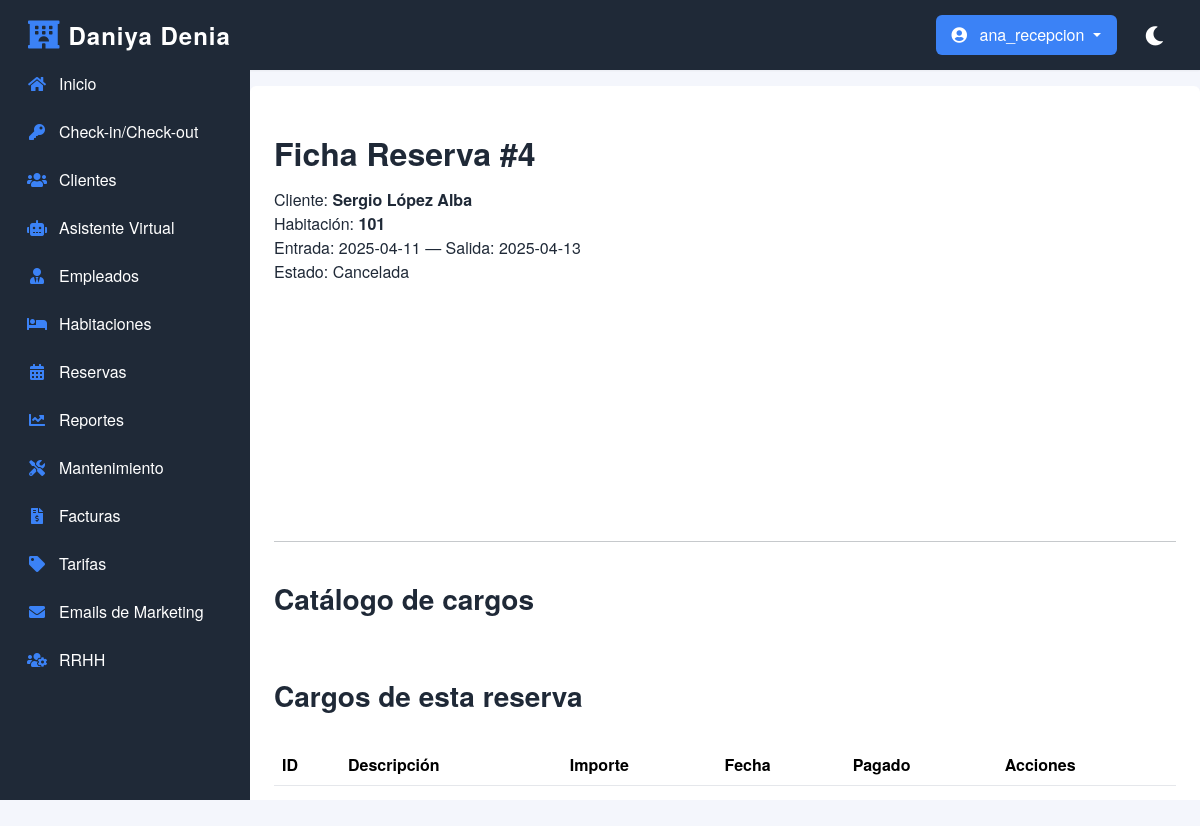
/public/cliente_detalle.php?id_reserva=4 (signed in), run on the app's committed database.
### tables this page shows
CREATE TABLE `reservas` (
  `id_reserva` int(11) NOT NULL,
  `id_cliente` int(11) NOT NULL,
  `id_habitacion` int(11) NOT NULL,
  `fecha_entrada` date NOT NULL,
  `fecha_salida` date NOT NULL,
  `estado_reserva` varchar(50) NOT NULL,
  `total` decimal(10,2) DEFAULT NULL
);

CREATE TABLE `clientes` (
  `id_cliente` int(11) NOT NULL,
  `nombre` varchar(100) NOT NULL,
  `apellidos` varchar(100) NOT NULL,
  `dni` varchar(50) NOT NULL,
  `email` varchar(100) DEFAULT NULL,
  `telefono` varchar(50) DEFAULT NULL,
  `direccion` varchar(200) DEFAULT NULL,
  `activo` tinyint(1) NOT NULL DEFAULT 1,
  `estado_funnel` varchar(50) DEFAULT 'Nuevo'
);

CREATE TABLE `habitaciones` (
  `id_habitacion` int(11) NOT NULL,
  `numero_habitacion` varchar(10) NOT NULL,
  `tipo_habitacion` varchar(50) NOT NULL,
  `capacidad` int(11) NOT NULL,
  `piso` int(11) NOT NULL,
  `estado` varchar(50) NOT NULL
);

### public/cliente_detalle.php (the view, shortened to what this page needs)
<?php
$id_reserva = intval($_GET['id_reserva'] ?? 0);
$pdo   = Database::getInstance()->getConnection();
$stmt = $pdo->prepare("
  SELECT r.*, c.nombre AS nombre_cliente, c.apellidos AS apellidos_cliente, h.numero_habitacion
    FROM reservas r
    JOIN clientes c ON r.id_cliente = c.id_cliente
    JOIN habitaciones h ON r.id_habitacion = h.id_habitacion
   WHERE r.id_reserva = :id
");
$stmt->execute([':id' => $id_reserva]);
$reserva = $stmt->fetch(PDO::FETCH_ASSOC);
?>
<!DOCTYPE html>
<html lang="es">
<head>
    <link href="https://cdn.jsdelivr.net/npm/bootstrap@5.3.1/dist/css/bootstrap.min.css" rel="stylesheet">
    <link rel="stylesheet" href="css/style.css">
</head>
<body>
    <?php include __DIR__ . '/../partials/navbar.php'; ?>
    <div class="d-flex" style="margin-top:1rem;">
        <?php include __DIR__ . '/../partials/sidebar.php'; ?>
        <div class="main-content p-4 w-100">
            <h2>Ficha Reserva #<?= $reserva['id_reserva'] ?></h2>
            <p>
                Cliente: <strong><?= htmlspecialchars($reserva['nombre_cliente'] . ' ' . $reserva['apellidos_cliente']) ?></strong><br>
                Habitación: <strong><?= htmlspecialchars($reserva['numero_habitacion']) ?></strong><br>
                Entrada: <?= $reserva['fecha_entrada'] ?> — Salida: <?= $reserva['fecha_salida'] ?><br>
                Estado: <?= $reserva['estado_reserva'] ?>
            </p>
            <hr>
            <h3>Catálogo de cargos</h3>
            <h3>Cargos de esta reserva</h3>
            <table class="table">
                <thead>
                    <tr>
                        <th>ID</th>
                        <th>Descripción</th>
                        <th>Importe</th>
                        <th>Fecha</th>
                        <th>Pagado</th>
                        <th>Acciones</th>
                    </tr>
                </thead>
            </table>
        </div>
    </div>
</body>
</html>

### public/css/style.css (style rules this page uses)
* { margin: 0; padding: 0; box-sizing: border-box; }
html, body { height: 100%; overflow: hidden; }
.d-flex { height: calc(100% - 60px); }
.main-content { margin-left: 250px; padding: 0; height: calc(100vh - 60px); overflow: hidden; position: relative; display: grid; grid-template-rows: auto 1fr; background: var(--bg-main); }
body { font-family: var(--font-family); font-size: var(--body-font-size); background-color: var(--bg-main); color: var(--text-primary); transition: background-color var(--transition-speed), color var(--transition-speed); }
.main-content { flex: 1; background-color: var(--bg-card); border-radius: var(--border-radius); box-shadow: var(--shadow-sm); }
table { width: 100%; border-collapse: collapse; margin-top: 1rem; color: var(--text-primary); }
th, td { text-align: left; padding: 0.75rem; border-bottom: 1px solid var(--border-color); }
th { background-color: var(--bg-main); font-weight: 600; color: var(--text-secondary); }
.table td, .table th { vertical-align: middle; }

### public/css/themes.css (style rules this page uses)
:root { --primary-color: #3b82f6; --primary-hover: #2563eb; --primary-light: #93c5fd; --bg-main: #f4f6fc; --bg-card: #ffffff; --bg-sidebar: #1f2937; --bg-sidebar-hover: #374151; --text-primary: #1f2937; --text-secondary: #4b5563; --text-muted: #6b7280; --text-light: #ffffff; --border-color: #e5e7eb; --shadow-sm: 0 1px 2px rgba(0, 0, 0, 0.05); --shadow-md: 0 4px 6px -1px rgba(0, 0, 0, 0.1); --success-color: #10b981; --warning-color: #f59e0b; --danger-color: #ef4444; --info-color: #3b82f6; --transition-speed: 0.2s; --font-family: "Helvetica Neue", Arial, sans-serif; --body-font-size: 16px; --heading-font-weight: 600; --heading-margin: 1.5rem 0 1rem; --border-radius: 6px; }
h1, h2, h3, h4, h5, h6 { font-family: var(--font-family); color: var(--text-primary); margin: var(--heading-margin); font-weight: var(--heading-font-weight); }

### data on the page
reservas: id_reserva "4", id_cliente.apellidos "Sergio López Alba", id_habitacion.numero_habitacion "101", fecha_entrada "2025-04-11", fecha_salida "2025-04-13", estado_reserva "Cancelada"

### other printed values
$_SESSION['usuario_nombre'] "ana_recepcion"
$info[0] "Inicio"
$info[0] "Check-in/Check-out"
$info[0] "Clientes"
$info[0] "Asistente Virtual"
$info[0] "Empleados"
$info[0] "Habitaciones"
$info[0] "Reservas"
$info[0] "Reportes"
$info[0] "Mantenimiento"
$info[0] "Facturas"
$info[0] "Tarifas"
$info[0] "Emails de Marketing"
$info[0] "RRHH"
